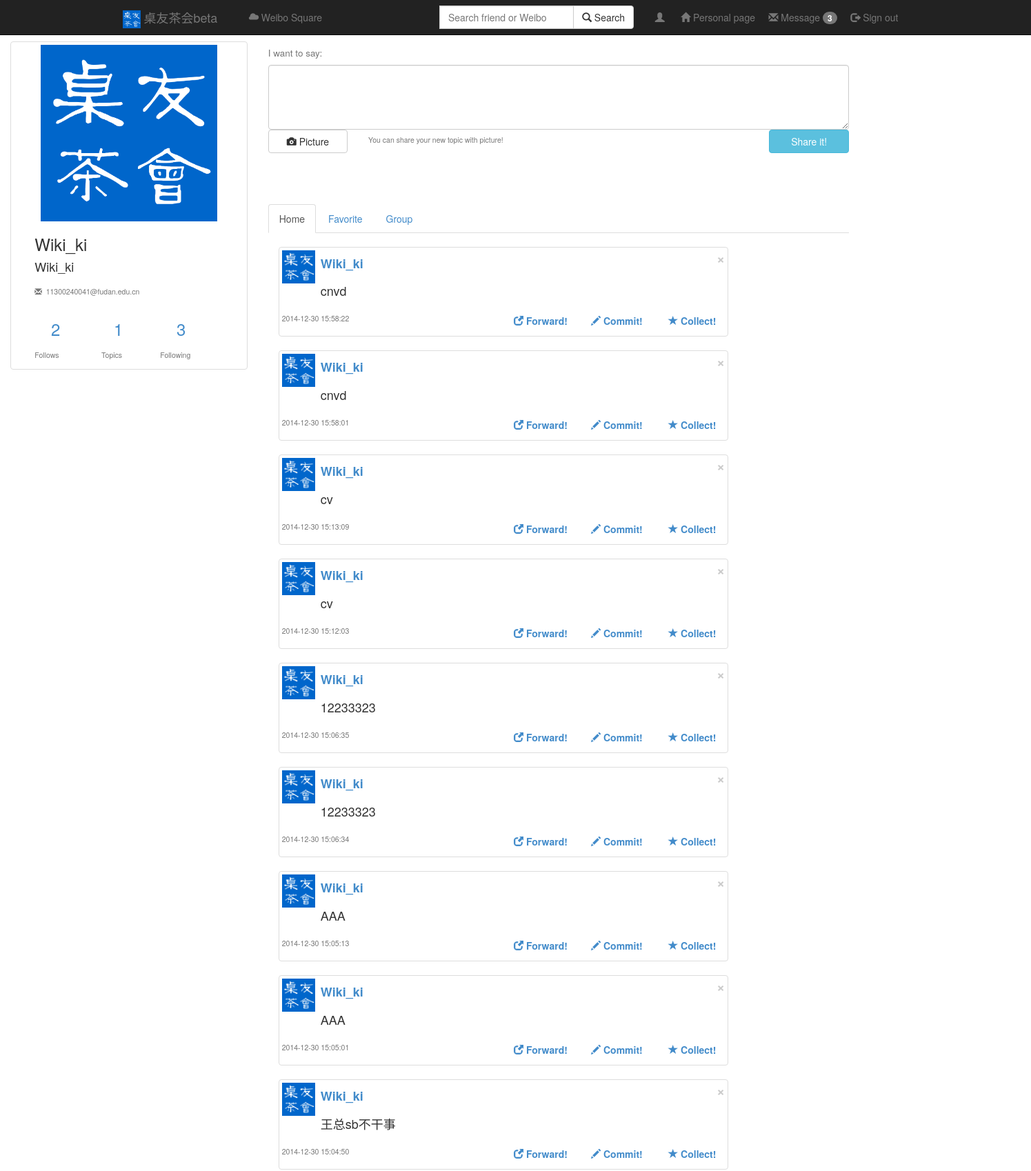
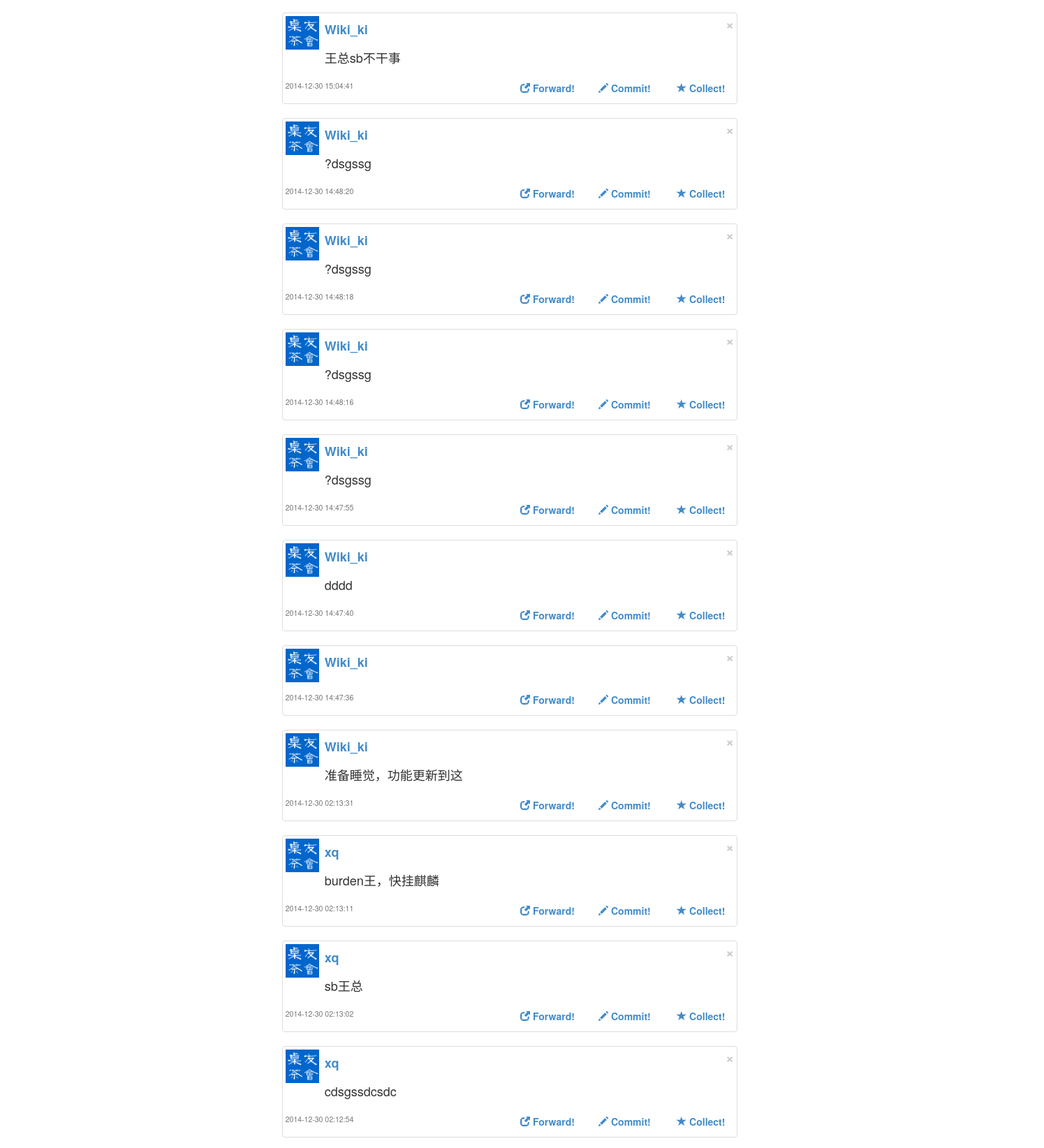
Page /home (signed in, upper part) on the committed database (2 pictures, top to bottom).
### app/models.py (models this page shows, shortened)
class User(db.Model):
    username = db.Column(db.String(128) , primary_key = True)
    nickname = db.Column(db.String(128) , index = True)
    email = db.Column(db.String(128) , index = True)
    password = db.Column(db.String(256) , index = True)
    state = db.Column(db.SmallInteger , default = STATE_OK)#激活和非激活状态
    role = db.Column(db.SmallInteger ,default = ROLE_USER)#用户和管理员两种权限
    lvip = db.Column(db.SmallInteger , default = 0)#活跃度等级
    point = db.Column(db.SmallInteger , default = 0)#活跃度分值

class Weibo(db.Model):
    idweibo = db.Column(db.String(256) , primary_key = True)#username+potime+content做md5加密
    username = db.Column(db.String(128))#发微博人
    potime = db.Column(db.String(128))#时间
    wtype = db.Column(db.String(128))#微博类型，原微博，原微博下回复，私信
    fatherid = db.Column(db.String(256),default = 'null')#所在楼id
    number = db.Column(db.Integer)#楼数
    content = db.Column(db.String(1024))#内容

### app/views.py (the view, shortened to what this page needs)
@app.route('/home',methods=['POST','GET'])
def home():
        if 'username' in session:
                Username = session['username']
                ret = models.User.query.filter_by(username=Username).first()
                friend = models.Follow.query.filter_by(username=session['username']).all()
                ans = [session['username']]
                ans = ans + ['xq']
                for ele in friend:
                        ans = ans + ele.followname
                posts = []
                for ele in ans:
                        posts = posts + models.Weibo.query.filter_by(username = ele,wtype="o").all()
                posts = sorted(posts, key = lambda d: d.potime, reverse = True)
                return render_template("home.html",posts=posts,ret=ret)

### app/templates/home.html (shortened to what this page needs)
{% extends "base.html" %}
{% block content %}
<br>
<br>
<br>
<div class = "container-fluid">
	<div class = "row">
		<div class="col-sm-3 col-md-3">
			<div class="thumbnail">
				<img src="/static/pic/icon.jpg" height="256" width="256"></img>
				<div class="row">
					<div class="col-md-11 col-md-offset-1">
						<h3>{{ ret.nickname }}</h3>
						<h4>{{ ret.username}}</h4>
					</div>
					<div class="col-md-11 col-md-offset-1">
						<label for="friendcard" id="email"><h5><small><span class="glyphicon glyphicon glyphicon-envelope"></span>&nbsp;&nbsp;{{ ret.email }}</small></h5></label>
					</div>
				</div>
				<div class="row">
					<div class="col-md-3  col-md-offset-1">
						<div class="col-md-12">
							<a class="text-center" id="Follownum" href=""><h3>2</h3></a>
						</div>
					</div>
					<div class="col-md-3">
						<div class="col-md-12">
							<a class="text-center" id="Topicnum"  href=""><h3>1</h3></a>
						</div>
					</div>
					<div class="col-md-3">
						<div class="col-md-12">
							<a class="text-center" id="Followingnum"  href=""><h3>3</h3></a>
						</div>
					</div>
				</div>
				<div class="row">
					<div class="col-md-3  col-md-offset-1">
							<p class="text-center"><h5><small>Follows</small></h5></p>
					</div>
					<div class="col-md-3">
							<p class="text-center"><h5><small>&nbsp;&nbsp;Topics</small></h5></p>
					</div>
					<div class="col-md-3">
							<p class="text-center"><h5><small>Following</small></h5></p>
					</div>
				</div>
			</div>
		</div>
		<div class = "col-sm-12 col-md-7">
			<form role="form" action="/home" method="post">
			<div class = "row">
				<div class="col-md-12">
					<p class="text-center"><h4><small>I want to say:</small></h4></p>
				</div>
				<div class="col-md-12">
					<textarea class="form-control" rows="4" id = "weibo"  name="content"></textarea>
				</div>
				<div class="col-md-2">
						<button class="btn btn-default btn-block" type="button" "><span class="glyphicon glyphicon-camera"></span> Picture</span></button>
				</div>
				<div class="col-md-8">
					<p class="text-center"><h5><small>You can share your new topic with picture!</small></h5></p>
				</div>
				<div class="col-md-2">
						<button class="btn btn-info btn-block" type="submit" id = "Share">Share it!</button>
				</div>
			</div>
			</form>
			<div class = "row">
				<div class="col-md-12">
					<ul class="nav nav-tabs" role="tablist">
						<li role="presentation" class="active"><a href="#">Home</a></li>
						<li role="presentation"><a href="#">Favorite</a></li>
						<li role="presentation"><a href="#">Group</a></li>
					</ul>
				</div>
			</div>
			<div class = "container" id = "bigtable">
				{% for post in posts %}
				<div class = "row">
					<div class="col-md-7">
						<div class="thumbnail">
							<div class = "row">
								<div class="col-md-1">
									<img src="/static/pic/icon.jpg" height="48" width="48" href=""></img>
								</div>
								<div class="col-md-11">
									<div class="row">
										<div class="col-md-6">
											<a class="text-left" href=""><h4><b>{{post.username}}</b></h4></a>
										</div>
										<div class="col-md-3 col-md-offset-3">
											<button type="button" class="close" data-dismiss="alert"><span aria-hidden="true">&times;</span><span class="sr-only">Close</span></button>
										</div>
									</div>
									<div class="row">
										<div class="col-md-12">
											<label ><h4>{{post.content}}</h4></label>
										</div>
									</div>
								</div>
								<div class="col-md-3">
									<p class="text-center"><h5><small>{{post.potime}}</small></h5></p>
								</div>
								<div class="col-md-2 col-md-offset-3">
									<a class="text-left" href=""><h5><b><span class="glyphicon glyphicon-new-window"></span> Forward!</b></h5></a>
								</div>
								<div class="col-md-2">
									<a class="text-left" href=""><h5><b><span class="glyphicon glyphicon-pencil"></span> Commit!</b></h5></a>
								</div>
								<div class="col-md-2">
									<a class="text-left" href=""><h5><b><span class="glyphicon glyphicon-star"></span> Collect!</b></h5></a>
								</div>
							</div>
						</div>
					</div>
				</div>
				{% endfor %}
			</div>
		</div>
		<div class = "col-md-2"></div>
	</div>
</div>
{% endblock %}

### rows in the picture
User: nickname "Wiki_ki", username "Wiki_ki", email "11300240041@fudan.edu.cn"
Weibo: username "Wiki_ki", content "cnvd", potime "2014-12-30 15:58:22"
Weibo: username "Wiki_ki", content "cnvd", potime "2014-12-30 15:58:01"
Weibo: username "Wiki_ki", content "cv", potime "2014-12-30 15:13:09"
Weibo: username "Wiki_ki", content "cv", potime "2014-12-30 15:12:03"
Weibo: username "Wiki_ki", content "12233323", potime "2014-12-30 15:06:35"
Weibo: username "Wiki_ki", content "12233323", potime "2014-12-30 15:06:34"
Weibo: username "Wiki_ki", content "AAA", potime "2014-12-30 15:05:13"
Weibo: username "Wiki_ki", content "AAA", potime "2014-12-30 15:05:01"
Weibo: username "Wiki_ki", content "王总sb不干事", potime "2014-12-30 15:04:50"
Weibo: username "Wiki_ki", content "王总sb不干事", potime "2014-12-30 15:04:41"
Weibo: username "Wiki_ki", content "?dsgssg", potime "2014-12-30 14:48:20"
Weibo: username "Wiki_ki", content "?dsgssg", potime "2014-12-30 14:48:18"
Weibo: username "Wiki_ki", content "?dsgssg", potime "2014-12-30 14:48:16"
Weibo: username "Wiki_ki", content "?dsgssg", potime "2014-12-30 14:47:55"
Weibo: username "Wiki_ki", content "dddd", potime "2014-12-30 14:47:40"
Weibo: username "Wiki_ki", potime "2014-12-30 14:47:36"
Weibo: username "Wiki_ki", content "准备睡觉，功能更新到这", potime "2014-12-30 02:13:31"
Weibo: username "xq", content "burden王，快挂麒麟", potime "2014-12-30 02:13:11"
Weibo: username "xq", content "sb王总", potime "2014-12-30 02:13:02"
Weibo: username "xq", content "cdsgssdcsdc", potime "2014-12-30 02:12:54"
